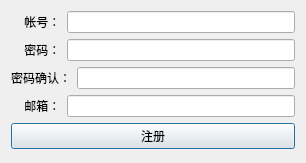
<?xml version="1.0" encoding="UTF-8"?>
<ui version="4.0">
 <class>regist</class>
 <widget class="QDialog" name="regist">
  <property name="geometry">
   <rect>
    <x>0</x>
    <y>0</y>
    <width>306</width>
    <height>163</height>
   </rect>
  </property>
  <property name="windowTitle">
   <string>注册</string>
  </property>
  <layout class="QVBoxLayout" name="verticalLayout">
   <item>
    <layout class="QHBoxLayout" name="horizontalLayout">
     <item>
      <widget class="QLabel" name="label_2">
       <property name="text">
        <string>    帐号：</string>
       </property>
      </widget>
     </item>
     <item>
      <widget class="QLineEdit" name="lineEdit"/>
     </item>
    </layout>
   </item>
   <item>
    <layout class="QHBoxLayout" name="horizontalLayout_2">
     <item>
      <widget class="QLabel" name="label_3">
       <property name="text">
        <string>    密码：</string>
       </property>
      </widget>
     </item>
     <item>
      <widget class="QLineEdit" name="lineEdit_2">
       <property name="echoMode">
        <enum>QLineEdit::Password</enum>
       </property>
      </widget>
     </item>
    </layout>
   </item>
   <item>
    <layout class="QHBoxLayout" name="horizontalLayout_3">
     <item>
      <widget class="QLabel" name="label_4">
       <property name="text">
        <string>密码确认：</string>
       </property>
      </widget>
     </item>
     <item>
      <widget class="QLineEdit" name="lineEdit_3">
       <property name="echoMode">
        <enum>QLineEdit::Password</enum>
       </property>
      </widget>
     </item>
    </layout>
   </item>
   <item>
    <layout class="QHBoxLayout" name="horizontalLayout_5">
     <item>
      <widget class="QLabel" name="label_5">
       <property name="text">
        <string>    邮箱：</string>
       </property>
      </widget>
     </item>
     <item>
      <widget class="QLineEdit" name="lineEdit_4">
       <property name="echoMode">
        <enum>QLineEdit::Normal</enum>
       </property>
      </widget>
     </item>
    </layout>
   </item>
   <item>
    <widget class="QPushButton" name="pushButton">
     <property name="text">
      <string>注册</string>
     </property>
    </widget>
   </item>
  </layout>
 </widget>
 <resources/>
 <connections/>
</ui>
